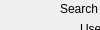
      <widget class="QWidget" name="page_4">
       <property name="geometry">
        <rect>
         <x>0</x>
         <y>0</y>
         <width>100</width>
         <height>30</height>
        </rect>
       </property>
       <attribute name="label">
        <string>Delete Profile</string>
       </attribute>
       <widget class="QLabel" name="label_21">
        <property name="geometry">
         <rect>
          <x>60</x>
          <y>0</y>
          <width>67</width>
          <height>17</height>
         </rect>
        </property>
        <property name="text">
         <string>Search</string>
        </property>
       </widget>
       <widget class="QLabel" name="label_22">
        <property name="geometry">
         <rect>
          <x>80</x>
          <y>20</y>
          <width>81</width>
          <height>17</height>
         </rect>
        </property>
        <property name="text">
         <string>User Name</string>
        </property>
       </widget>
       <widget class="QTextEdit" name="textEdit_19">
        <property name="geometry">
         <rect>
          <x>190</x>
          <y>20</y>
          <width>451</width>
          <height>31</height>
         </rect>
        </property>
       </widget>
       <widget class="QPushButton" name="pushButton_5">
        <property name="geometry">
         <rect>
          <x>340</x>
          <y>60</y>
          <width>99</width>
          <height>27</height>
         </rect>
        </property>
        <property name="text">
         <string>Clear</string>
        </property>
       </widget>
       <widget class="QPushButton" name="pushButton_6">
        <property name="geometry">
         <rect>
          <x>540</x>
          <y>60</y>
          <width>99</width>
          <height>27</height>
         </rect>
        </property>
        <property name="text">
         <string>Search</string>
        </property>
       </widget>
       <widget class="QTableView" name="tableView_2">
        <property name="geometry">
         <rect>
          <x>20</x>
          <y>110</y>
          <width>781</width>
          <height>101</height>
         </rect>
        </property>
       </widget>
       <widget class="QLabel" name="label_23">
        <property name="geometry">
         <rect>
          <x>60</x>
          <y>90</y>
          <width>91</width>
          <height>17</height>
         </rect>
        </property>
        <property name="text">
         <string>User Details</string>
        </property>
       </widget>
       <widget class="QLabel" name="label_24">
        <property name="geometry">
         <rect>
          <x>60</x>
          <y>290</y>
          <width>91</width>
          <height>17</height>
         </rect>
        </property>
        <property name="text">
         <string>User Name</string>
        </property>
       </widget>
       <widget class="QLabel" name="label_25">
        <property name="geometry">
         <rect>
          <x>60</x>
          <y>320</y>
          <width>67</width>
          <height>17</height>
         </rect>
        </property>
        <property name="text">
         <string>Contect</string>
        </property>
       </widget>
       <widget class="QLabel" name="label_26">
        <property name="geometry">
         <rect>
          <x>60</x>
          <y>350</y>
          <width>67</width>
          <height>17</height>
         </rect>
        </property>
        <property name="text">
         <string>Status</string>
        </property>
       </widget>
       <widget class="QLabel" name="label_27">
        <property name="geometry">
         <rect>
          <x>60</x>
          <y>260</y>
          <width>67</width>
          <height>17</height>
         </rect>
        </property>
        <property name="text">
         <string>User ID</string>
        </property>
       </widget>
       <widget class="QLabel" name="label_28">
        <property name="geometry">
         <rect>
          <x>460</x>
          <y>260</y>
          <width>67</width>
          <height>17</height>
         </rect>
        </property>
        <property name="text">
         <string>Address</string>
        </property>
       </widget>
       <widget class="QLabel" name="label_29">
        <property name="geometry">
         <rect>
          <x>510</x>
          <y>290</y>
          <width>67</width>
          <height>17</height>
         </rect>
        </property>
        <property name="text">
         <string>NO.</string>
        </property>
       </widget>
       <widget class="QLabel" name="label_30">
        <property name="geometry">
         <rect>
          <x>510</x>
          <y>320</y>
          <width>67</width>
          <height>17</height>
         </rect>
        </property>
        <property name="text">
         <string>Street</string>
        </property>
       </widget>
       <widget class="QLabel" name="label_31">
        <property name="geometry">
         <rect>
          <x>510</x>
          <y>350</y>
          <width>67</width>
          <height>17</height>
         </rect>
        </property>
        <property name="text">
         <string>City</string>
        </property>
       </widget>
       <widget class="QLabel" name="label_32">
        <property name="geometry">
         <rect>
          <x>510</x>
          <y>380</y>
          <width>101</width>
          <height>17</height>
         </rect>
        </property>
        <property name="text">
         <string>Postal Code</string>
        </property>
       </widget>
       <widget class="QTextEdit" name="textEdit_20">
        <property name="geometry">
         <rect>
          <x>140</x>
          <y>260</y>
          <width>261</width>
          <height>21</height>
         </rect>
        </property>
       </widget>
       <widget class="QTextEdit" name="textEdit_21">
        <property name="geometry">
         <rect>
          <x>140</x>
          <y>290</y>
          <width>261</width>
          <height>21</height>
         </rect>
        </property>
       </widget>
       <widget class="QTextEdit" name="textEdit_22">
        <property name="geometry">
         <rect>
          <x>140</x>
          <y>320</y>
          <width>261</width>
          <height>21</height>
         </rect>
        </property>
       </widget>
       <widget class="QTextEdit" name="textEdit_23">
        <property name="geometry">
         <rect>
          <x>140</x>
          <y>350</y>
          <width>261</width>
          <height>21</height>
         </rect>
        </property>
       </widget>
       <widget class="QTextEdit" name="textEdit_24">
        <property name="geometry">
         <rect>
          <x>600</x>
          <y>290</y>
          <width>221</width>
          <height>21</height>
         </rect>
        </property>
       </widget>
       <widget class="QTextEdit" name="textEdit_25">
        <property name="geometry">
         <rect>
          <x>600</x>
          <y>320</y>
          <width>211</width>
          <height>21</height>
         </rect>
        </property>
       </widget>
       <widget class="QTextEdit" name="textEdit_26">
        <property name="geometry">
         <rect>
          <x>600</x>
          <y>350</y>
          <width>211</width>
          <height>21</height>
         </rect>
        </property>
       </widget>
       <widget class="QTextEdit" name="textEdit_27">
        <property name="geometry">
         <rect>
          <x>600</x>
          <y>380</y>
          <width>241</width>
          <height>21</height>
         </rect>
        </property>
       </widget>
       <widget class="QPushButton" name="pushButton_7">
        <property name="geometry">
         <rect>
          <x>140</x>
          <y>400</y>
          <width>99</width>
          <height>27</height>
         </rect>
        </property>
        <property name="text">
         <string>Delete</string>
        </property>
       </widget>
      </widget>
